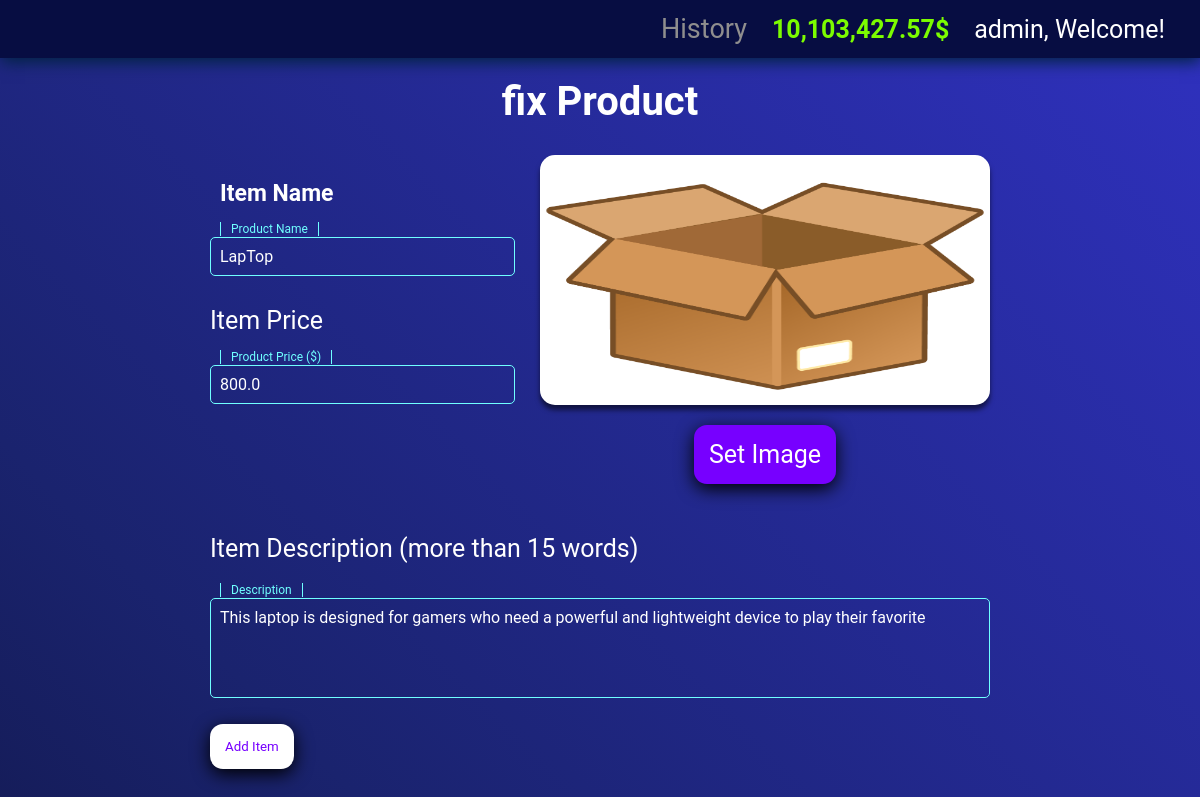
Page /shop/1 (signed in) on the committed database.
### coffe/model.py (models this page shows, shortened)
class User(db.Model,UserMixin):
    id = db.Column(db.Integer(), primary_key=True)
    name = db.Column(db.String(30), nullable=False,unique=True)
    password = db.Column(db.String(30),nullable=False)
    email = db.Column(db.String(50),nullable=False,unique=True)
    budget = db.Column(db.Float(),nullable = False, default=1000)
    img = db.relationship('Image',backref='user_image',lazy=True)
    items = db.relationship('Item',backref="owned_user",lazy = True)
    history = db.relationship("History", backref='user_history', lazy=True)
    @property
    def set_password(self):
        return self.password
    @property
    def budget_display(self):
        str_budget = str(self.budget)
        int_part, dec_part = str_budget.split('.') if '.' in str_budget else (str_budget, "")
        output = []
        count = 0
        for i in range(len(int_part) - 1, -1, -1):
            output.insert(0, int_part[i])
            count += 1
            if count % 3 == 0 and i != 0:
                output.insert(0, ',')
        if dec_part:
            output.append('.')
            dec_part = dec_part.rstrip('0')[:2]
            output.append(dec_part)
        return ''.join(output)
    def history(self,activity,activity_type,cost):
        new_history = History(user_id=self.id, activity=activity, date=datetime.now(),activity_type=activity_type,cost = cost)
        db.session.add(new_history)
        db.session.commit()

class Item(db.Model):
    id = db.Column(db.Integer, primary_key=True)
    name = db.Column(db.String(80), nullable=False)
    price = db.Column(db.Float(), nullable=False)
    onSale = db.Column(db.Boolean(),default=False)
    description = db.Column(db.String(),nullable=False)
    img = db.relationship('ItemImage',backref='item_image',lazy=True)
    owner = db.Column(db.Integer(), db.ForeignKey('user.id'))

### coffe/control.py (the view, shortened to what this page needs)
@app.route('/shop/<item_id>',methods=['GET','POST'])
@login_required
def fixItemPage(item_id):
    depositForm = DepositForm()
    addProForm = AddItemForm()
    item = Item.query.filter_by(id=item_id).first()
    itemImage = ItemImage.query.filter_by(item_id = item.id).first()
    if request.method == "GET":
        addProForm.description.data = item.description
        return render_template('fixItem.html',itemImage = itemImage,item = item,addItemForm = addProForm,depositForm = depositForm)

### coffe/froms.py
class DepositForm(FlaskForm):
    cash = FloatField(validators=[DataRequired()])
    submit = SubmitField("Cash in")

class AddItemForm(FlaskForm):
    itemName = StringField("Item Name", validators=[DataRequired()])
    price = FloatField("Item Price", validators=[DataRequired()])
    description = TextAreaField("Item Description (more than 15 words)", validators=[DataRequired(),Length(min=15)])
    submit = SubmitField("Add Item")

### coffe/model.py (called while the page is built)
@login_manager.user_loader
def load_user(user_id):
    return User.query.get(int(user_id))

### coffe/templates/fixItem.html (shortened to what this page needs)
{% extends "display.html" %}
{% block style_link %}
<link rel="stylesheet" href="{{ url_for('static', filename='addProduct.css') }}">
{% endblock %}
{% block main %}
<h1 class="title">fix Product</h1>
<form class="addProductForm" method="post" enctype="multipart/form-data">
    <div class="add-top">
        <div style="flex:5;" class="left-addProduct">
            {{ addItemForm.itemName.label(class='textL') }}
            <div class="formal-input">
                {{ addItemForm.itemName(value = item.name) }}
                <span>Product Name</span>
            </div>
            {{ addItemForm.price.label() }}
            <div class="formal-input">
                {{ addItemForm.price(value = item.price) }}
                <span>Product Price ($)</span>
            </div>
        </div>
        <div style="flex:2;" class="right-addProduct">
            <div class="img-display">
                {% if itemImage.img %}
                <img id="profile-pic">
                {% else %}
                <img src="{{url_for('static',filename = 'image/no_image.png')}}" id="profile-pic">
                {% endif%}
            </div>
            <label class="upFileLabel" for="input-file">Set Image</label>
        </div>
    </div>
    <div class="add-bottom">
        {{ addItemForm.description.label() }}
        <div class="wapper">
            {{ addItemForm.description() }}
            <span>Description</span>
        </div>
        <div>
            {{ addItemForm.submit(class="save-btn")}}
        </div>
    </div>
</form>
{% endblock %}

### coffe/templates/display.html (shortened to what this page needs)
<!DOCTYPE html>
<html lang="en">
<head>
    {% block style_link %}
    {% endblock %}
    <link rel="stylesheet" href="{{url_for('static', filename='consider.css')}}">
    <link rel="stylesheet" href="{{ url_for('static', filename='display.css') }}">
    <link rel="stylesheet" href="{{ url_for('static', filename='message.css') }}">
</head>
<body>
    <nav style="background-color: rgb(7, 13, 66);">
        <div class="left-bar">
        </div>
        <div class="right-bar">
            {% if current_user.is_authenticated %}
            <a href="{{ url_for('historyPage')}}">History</a>
            <p class="budget">
                 {{ current_user.budget_display }}$
            </p>
            <p>
                {{ current_user.name }}, Welcome!
            </p>
            {% else %}
            <a href="{{ url_for('loginPage')}}">Login</a>
            <a href="{{ url_for('registerPage')}}">Register</a>
            {% endif %}
        </div>
    </nav>
    <main>
        {% block main %}
        {% endblock %}
    </main>
</body>
</html>

### coffe/static/addProduct.css (style rules this page uses)
.addProductForm { display: flex; flex-direction: column; padding: 30px; gap: 30px; width: 70%; margin: auto; }
.add-top { display: flex; flex-direction: row; justify-content: center; gap: 25px; }
.left-addProduct { padding-top: 25px; display: flex; flex-direction: column; gap: 30px; }
.right-addProduct { display: flex; flex-direction: column; align-items: center; }
.wapper { position: relative; margin-top: 35px; }
.textL { margin-left: 10px; font-size: 23px; font-weight: bold; }
.wapper textarea { position: relative; width: 100%; height: 100px; padding: 9px; outline: none; background-color: rgba(255, 255, 255, 0); border: 1px solid rgba(255, 255, 255, 0.24); border-radius: 5px; font-size: 16px; transition: 0.15s; color: white; resize: none; }
.wapper span { position: absolute; font-size: 18px; left: 0px; padding: 10px; pointer-events: none; color: rgba(255, 255, 255, 0.24); transition: 0.15s; }
.wapper textarea:valid~span, .wapper textarea:focus~span { color: hsl(180, 100%, 72%); transform: translateX(10px) translateY(-15px); font-size: 12px; padding: 0 10px; border-left: 1px solid hsl(180, 100%, 72%); border-right: 1px solid hsl(180, 100%, 72%); }
.wapper textarea:valid, .wapper textarea:focus { border: 1px solid hsl(180, 100%, 72%); }
.formal-input { position: relative; }
.upFileLabel, .save-btn { margin: 20px 0; border: none; padding: 15px 15px; border-radius: 13px; cursor: pointer; box-shadow: 0 5px 18px rgb(0, 0, 0); }
.upFileLabel { color: white; background-color: rgb(119, 0, 255); }
.save-btn { background-color: white; color: rgb(119, 0, 255); }
.formal-input input { position: relative; width: 100%; padding: 9px; outline: none; background-color: rgba(255, 255, 255, 0); border: 1px solid rgba(255, 255, 255, 0.24); border-radius: 5px; font-size: 16px; transition: 0.15s; color: white; }
.formal-input span { position: absolute; font-size: 18px; left: 0px; padding: 10px; pointer-events: none; color: rgba(255, 255, 255, 0.24); transition: 0.15s; }
.formal-input input:valid~span, .formal-input input:focus~span { color: hsl(180, 100%, 72%); transform: translateX(10px) translateY(-15px); font-size: 12px; padding: 0 10px; border-left: 1px solid hsl(180, 100%, 72%); border-right: 1px solid hsl(180, 100%, 72%); }
.formal-input input:valid, .formal-input input:focus { border: 1px solid hsl(180, 100%, 72%); }
.img-display { width: 450px; height: 250px; background-color: white; border-radius: 15px; box-shadow: 0 5px 5px rgba(0, 0, 0, 0.548); }
.img-display img { height: 100%; width: 100%; border-radius: 15px; }
.title { margin-top: 20px; text-align: center; font-size: 40px; }

### coffe/static/display.css (style rules this page uses)
* { padding: 0; margin: 0; box-sizing: border-box; font-family: roboto; }
body { font-size: 25px; color: white; background: linear-gradient(45deg, black, #1a236e, rgba(31, 31, 206, 0.904), rgb(40, 106, 248)); background-size: 300% 300%; animation: color 12s ease-in-out infinite; }
nav { display: flex; justify-content: space-between; padding: 13px 15px; box-shadow: 1px 4px 15px rgb(1, 35, 65); }
nav a { text-decoration: none; color: white; display: flex; justify-content: center; align-items: center; }
.left-bar { display: flex; column-gap: 20px; font-size: 18px; }
.right-bar { display: flex; column-gap: 20px; align-items: center; }
.right-bar a { font-size: 27px; color: rgb(143, 142, 142); }
.budget { color: lawngreen; font-weight: bold; display: flex; flex-direction: row; align-items: center; gap: 5px; }

### rows in the picture
User: budget_display "10,103,427.57", name "admin"
Item: price "800.0", description "This laptop is designed for gamers who need a powerful and lightweight device to play their favorite"

### other values in the picture
{{ addItemForm.itemName.label(class='textL') }} "Item Name"
{{ addItemForm.price.label() }} "Item Price"
{{ addItemForm.description.label() }} "Item Description (more than 15 words)"
